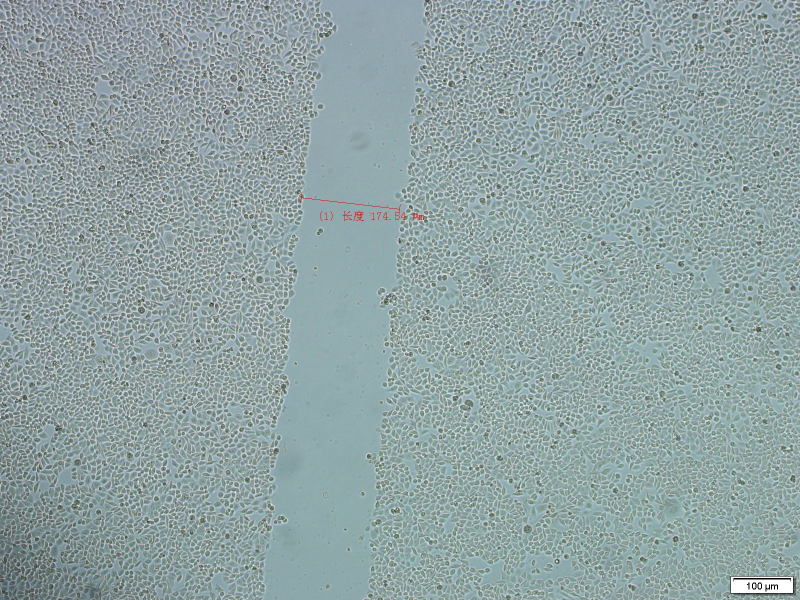
#> input picture source.jpg, 1600 x 1200 px (shown at 1/2 size)
$ python segment.py
#> lines starting #> are read from the running program, lines starting #| are printed output that depends on the picture
'''
programmer:Ryan Tan
requirement of homework:
1、segment
2、compute the width of the block

3、calculate the area of the block

'''

import numpy as np
import cv2

#function for verify if the points is in the left edge
def checkall(img2,x1,y1):
 a=0
 for p in img2[y1,x1+1:x1+122]:
   if p == 255:
      a=1
      break
   if p== 0:
      a=3
 if a==1:
   return False
 else :
   return True

#function for verify if the points is in the right edge
def checkall2(img2,x3,y3):
 a=0
 for p in img2[y3,x3-122:x3-1]:
   if p == 255:
      a=1
      break
   if p== 0:
      a=3
 if a==1:
   return False
 else :
   return True


img = cv2.imread('source.jpg')
#> img is the input picture: shape (1200, 1600, 3); mean B, G, R 164.4, 163.7, 145.5
gray = cv2.cvtColor(img,cv2.COLOR_BGR2GRAY)
canny=cv2.Canny(gray,10,300)
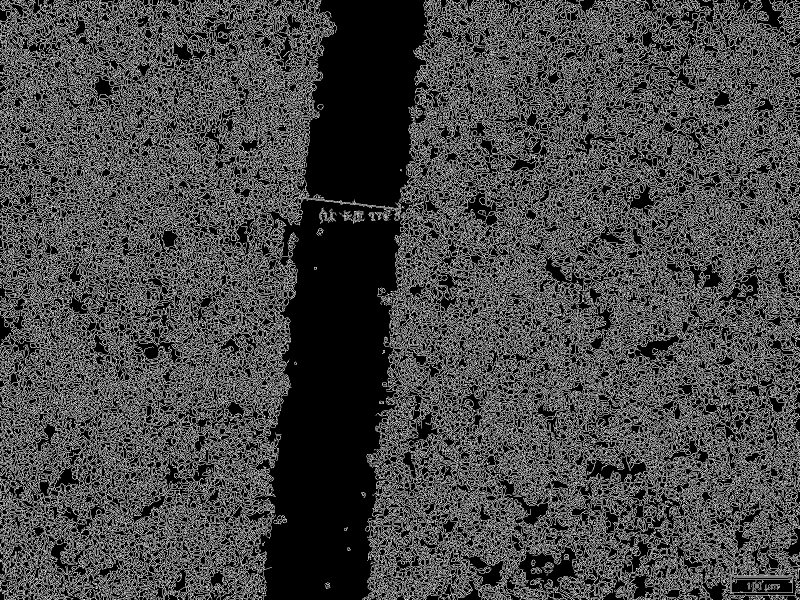
#> canny: shape (1200, 1600) (shown at 1/2 size); 27.7% white in thin lines or dots
#selct the region of two egde
img2=canny[0:1200,540:860]
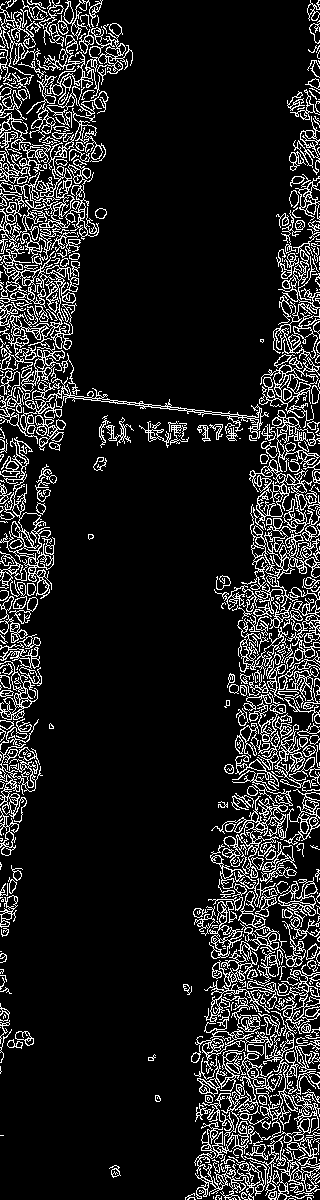
#> img2: shape (1200, 320); 12.9% white in thin lines or dots

y=0
x=0
p=0
x2=161

#build a black mask to draw the segement edge
mask = np.zeros((1200,320),np.uint8)

#the list follow is to store the points we need
T=[]
J=[]
T1=[]
J1=[]

#the loop can compute the left edge points and right edge points
for q in range(0,1200):

 for i in img2[y,0:160]:

  if i==255 and checkall(img2,x,y):
   mask[y,x]=255
   T.append(y)
   J.append(x)
   break
  x=x+1

 for i in img2[y,161:320]:
  if i==255 and checkall2(img2,x2,y):
   mask[y,x2]=255
   T1.append(y)
   J1.append(x2)
   break
  x2=x2+1
 x2=161
 x=0
 y=y+1

#using numpy discrete integral algorithm to compute area of the block
area=((np.trapz(J1,T1))-(np.trapz(J,T)))
print('the block  area is:',area)

X=np.ravel(x2)
Y=np.ravel(x)

maxWidth=np.max(X-Y)
print('the max width:',maxWidth)


cv2.imshow('segment',canny)
cv2.imshow('segment2',mask)
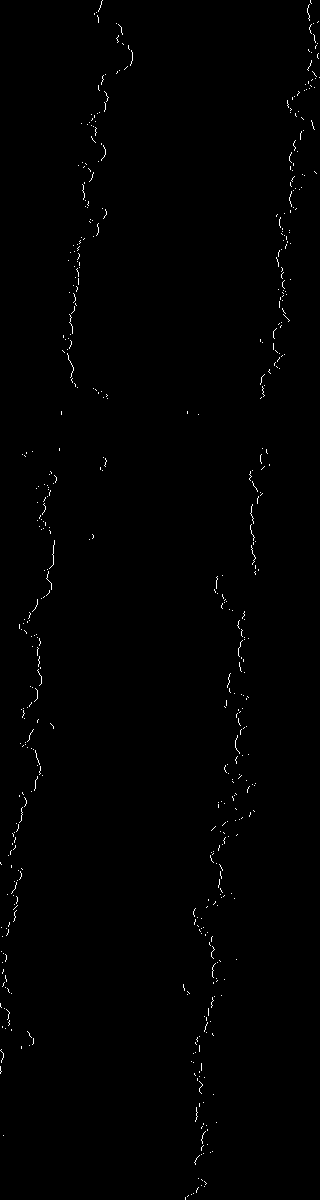
#> window 'segment2': shape (1200, 320); 0.55% white in thin lines or dots
cv2.waitKey(0)
